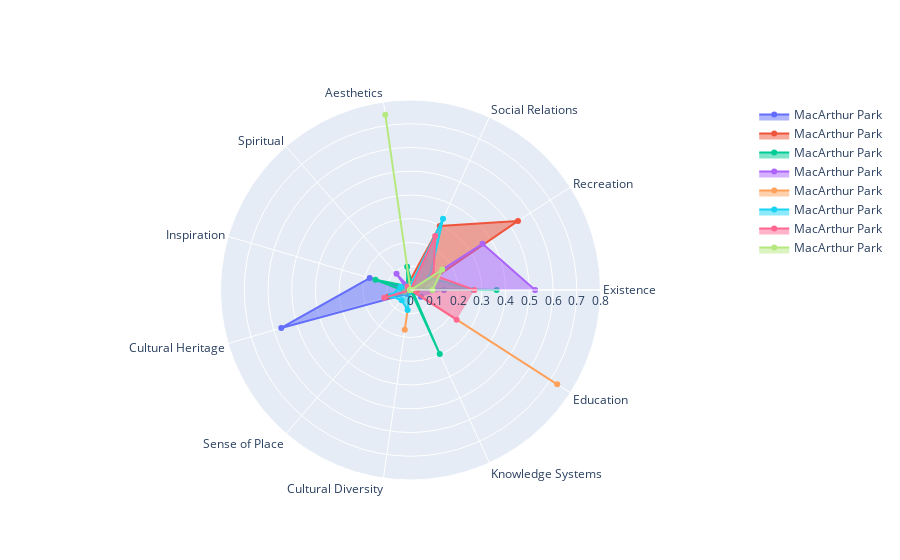

The cell this chart's notebook holds for it:
### Code cell
# Source: https://plotly.com/python/radar-chart/
import plotly.graph_objects as go

fig = go.Figure()

for category in cat_frequencies:
    # compute frequency total per park
    park_freq_total = sum(list(category.values()))
    r_values = [x/park_freq_total for x in list(category.values())]
    fig.add_trace(go.Scatterpolar(
          r=r_values, #This is a method
          theta=list(category.keys()),
          fill='toself',
          name='MacArthur Park'
    ))

fig.update_layout(
  polar=dict(
    radialaxis=dict(
      visible=True,
      range=[0, 0.8]
    )),
  showlegend=True
)
    
fig.show()

### Figure 1 — Plotly figure (JSON) as saved in the notebook; plotly's stock layout.template omitted (floating-point values rounded to 4 significant figures)
{"data": [{"fill": "toself", "name": "MacArthur Park", "r": [0.1412, 0.02086, 0, 0.004346, 0.003042, 0.1791, 0.5671, 0.02173, 0.003042, 0.007388, 0.05215], "theta": ["Existence", "Recreation", "Social Relations", "Aesthetics", "Spiritual", "Inspiration", "Cultural Heritage", "Sense of Place", "Cultural Diversity", "Knowledge Systems", "Education"], "type": "scatterpolar"}, {"fill": "toself", "name": "MacArthur Park", "r": [0.02759, 0.5379, 0.2966, 0.03448, 0, 0, 0.09655, 0.006897, 0, 0, 0], "theta": ["Existence", "Recreation", "Social Relations", "Aesthetics", "Spiritual", "Inspiration", "Cultural Heritage", "Sense of Place", "Cultural Diversity", "Knowledge Systems", "Education"], "type": "scatterpolar"}, {"fill": "toself", "name": "MacArthur Park", "r": [0.3626, 0.01099, 0.02198, 0.0989, 0.02198, 0.1538, 0.02198, 0, 0, 0.2967, 0.01099], "theta": ["Existence", "Recreation", "Social Relations", "Aesthetics", "Spiritual", "Inspiration", "Cultural Heritage", "Sense of Place", "Cultural Diversity", "Knowledge Systems", "Education"], "type": "scatterpolar"}, {"fill": "toself", "name": "MacArthur Park", "r": [0.5246, 0.3607, 0, 0.008197, 0.09016, 0.01639, 0, 0, 0, 0, 0], "theta": ["Existence", "Recreation", "Social Relations", "Aesthetics", "Spiritual", "Inspiration", "Cultural Heritage", "Sense of Place", "Cultural Diversity", "Knowledge Systems", "Education"], "type": "scatterpolar"}, {"fill": "toself", "name": "MacArthur Park", "r": [0.01258, 0.01058, 0.03447, 0, 0, 0.01368, 0.02499, 0, 0.1693, 0, 0.7345], "theta": ["Existence", "Recreation", "Social Relations", "Aesthetics", "Spiritual", "Inspiration", "Cultural Heritage", "Sense of Place", "Cultural Diversity", "Knowledge Systems", "Education"], "type": "scatterpolar"}, {"fill": "toself", "name": "MacArthur Park", "r": [0.2645, 0.09651, 0.3297, 0.01453, 0.02151, 0.04419, 0.08721, 0.05698, 0.08488, 0, 0], "theta": ["Existence", "Recreation", "Social Relations", "Aesthetics", "Spiritual", "Inspiration", "Cultural Heritage", "Sense of Place", "Cultural Diversity", "Knowledge Systems", "Education"], "type": "scatterpolar"}, {"fill": "toself", "name": "MacArthur Park", "r": [0.2692, 0.1154, 0.25, 0, 0.01923, 0, 0.1154, 0, 0, 0, 0.2308], "theta": ["Existence", "Recreation", "Social Relations", "Aesthetics", "Spiritual", "Inspiration", "Cultural Heritage", "Sense of Place", "Cultural Diversity", "Knowledge Systems", "Education"], "type": "scatterpolar"}, {"fill": "toself", "name": "MacArthur Park", "r": [0.09276, 0.159, 0, 0.7452, 0, 0.003058, 0, 0, 0, 0, 0], "theta": ["Existence", "Recreation", "Social Relations", "Aesthetics", "Spiritual", "Inspiration", "Cultural Heritage", "Sense of Place", "Cultural Diversity", "Knowledge Systems", "Education"], "type": "scatterpolar"}], "layout": {"polar": {"radialaxis": {"range": [0, 0.8], "visible": true}}, "showlegend": true}}
